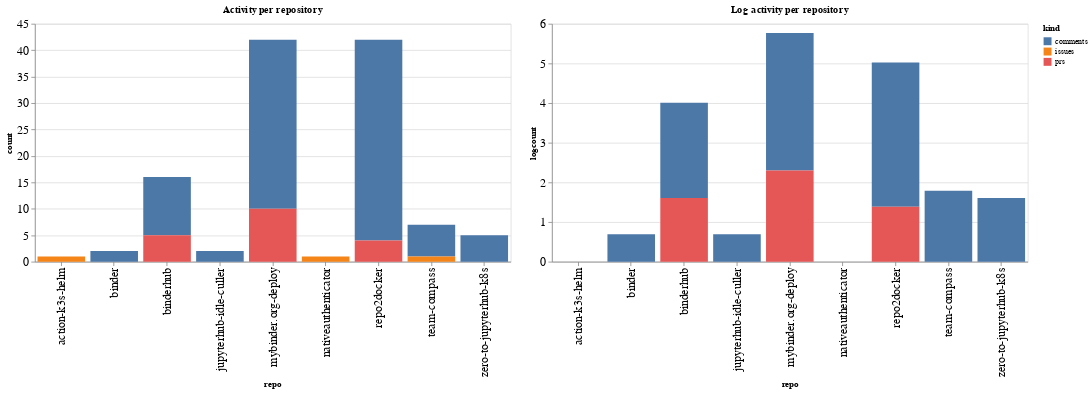

Notebook source saved alongside this figure:
### Code cell
ch1 = alt.Chart(repo_summaries, width=600, title="Activity per repository").mark_bar().encode(
    x='repo',
    y='count',
    color='kind',
    tooltip="kind"
)

ch2 = alt.Chart(repo_summaries, width=600, title="Log activity per repository").mark_bar().encode(
    x='repo',
    y='logcount',
    color='kind',
    tooltip="kind"
)

ch1 | ch2

### Figure 1 — Vega-Lite specification as saved in the notebook (floating-point values rounded to 4 significant figures)
{"config": {"axisLeft": {"labelFontSize": 15}, "axisBottom": {"labelFontSize": 15}}, "hconcat": [{"mark": "bar", "encoding": {"color": {"type": "nominal", "field": "kind"}, "tooltip": {"type": "nominal", "field": "kind"}, "x": {"type": "nominal", "field": "repo"}, "y": {"type": "quantitative", "field": "count"}}, "title": "Activity per repository", "width": 600}, {"mark": "bar", "encoding": {"color": {"type": "nominal", "field": "kind"}, "tooltip": {"type": "nominal", "field": "kind"}, "x": {"type": "nominal", "field": "repo"}, "y": {"type": "quantitative", "field": "logcount"}}, "title": "Log activity per repository", "width": 600}], "data": {"name": "data-42b976c3613053ce4bee6d6594e5d724"}, "$schema": "https://vega.github.io/schema/vega-lite/v4.8.1.json", "datasets": {"data-42b976c3613053ce4bee6d6594e5d724": [{"repo": "action-k3s-helm", "kind": "issues", "count": 1, "logcount": 0.0}, {"repo": "binder", "kind": "comments", "count": 2, "logcount": 0.6931}, {"repo": "binderhub", "kind": "comments", "count": 11, "logcount": 2.398}, {"repo": "binderhub", "kind": "prs", "count": 5, "logcount": 1.609}, {"repo": "jupyterhub-idle-culler", "kind": "comments", "count": 2, "logcount": 0.6931}, {"repo": "mybinder.org-deploy", "kind": "comments", "count": 32, "logcount": 3.466}, {"repo": "mybinder.org-deploy", "kind": "prs", "count": 10, "logcount": 2.303}, {"repo": "nativeauthenticator", "kind": "issues", "count": 1, "logcount": 0.0}, {"repo": "repo2docker", "kind": "comments", "count": 38, "logcount": 3.638}, {"repo": "repo2docker", "kind": "prs", "count": 4, "logcount": 1.386}, {"repo": "team-compass", "kind": "comments", "count": 6, "logcount": 1.792}, {"repo": "team-compass", "kind": "issues", "count": 1, "logcount": 0.0}, {"repo": "zero-to-jupyterhub-k8s", "kind": "comments", "count": 5, "logcount": 1.609}]}}
